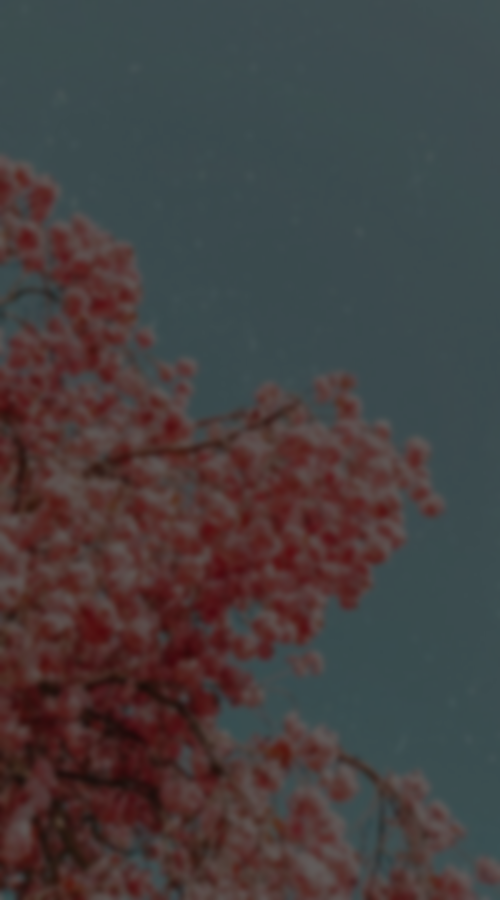
#> input picture images/background.png, 500 x 900 px, found by its file name
$ python image_adjustments.py
#> lines starting #> are read from the running program, lines starting #| are printed output that depends on the picture
from PIL import Image, ImageFilter, ImageEnhance

# Open the image and resize it
img = Image.open(r'C:\Users\Skolnieks17.5VSK-12380356-K\Documents\GitHub\Med_projekts\images\background.png')
#> img is the input picture: PIL image 500x900 RGB; mean R, G, B 68.9, 63.7, 64.2
img = img.resize((500, 900))

# Apply a Gaussian blur
img = img.filter(ImageFilter.GaussianBlur(radius=3))

# Darken the image
enhancer = ImageEnhance.Brightness(img)
img = enhancer.enhance(0.4)
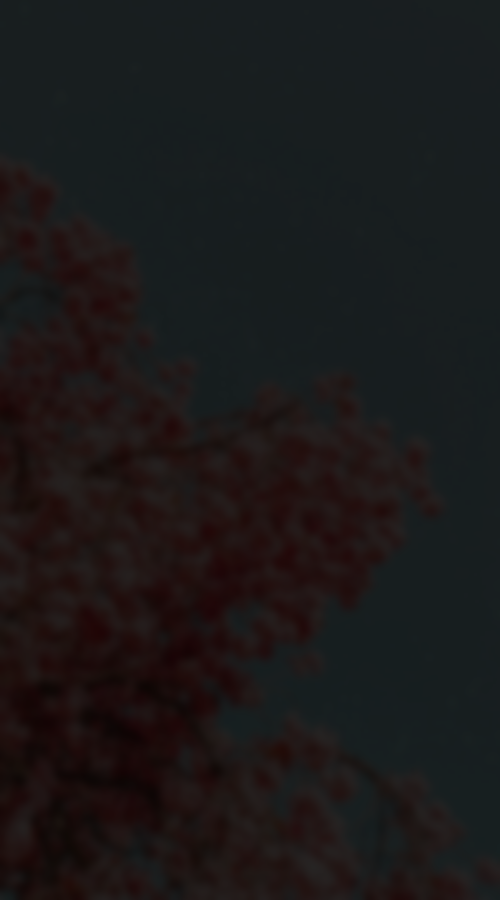
#> img: PIL image 500x900 RGB; mean R, G, B 27.2, 25.1, 25.3

# Display the result

img.save(r'C:\Users\Skolnieks17.5VSK-12380356-K\Documents\GitHub\Med_projekts\images\background.png')
